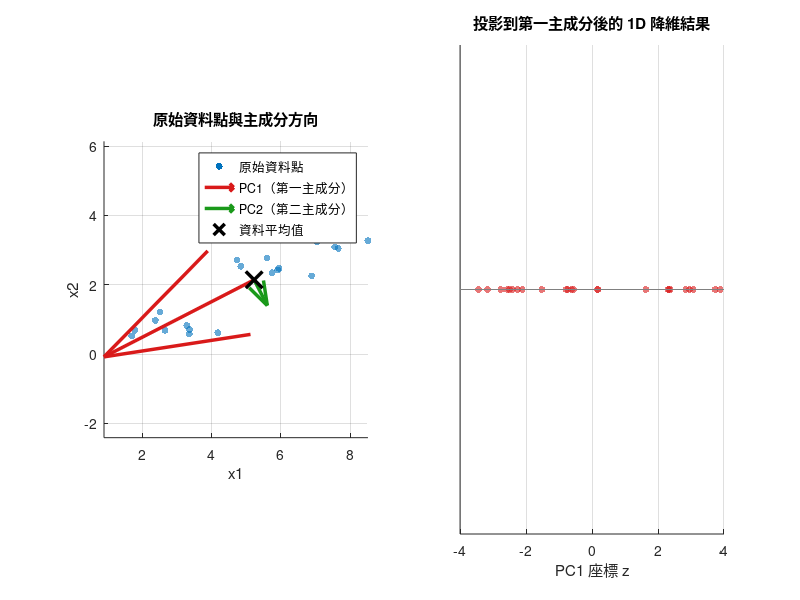
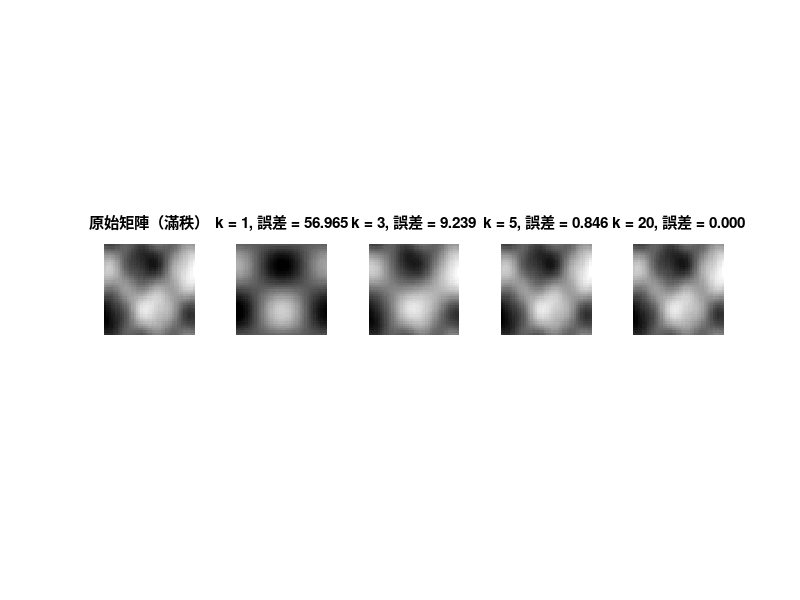

Recreate these plots in MATLAB, in order. (Note: this script raises an error after producing the figures.)
% 注意：本檔案已使用 GNU Octave 10.2 實際執行驗證通過（輸出數值與同章 Python 版本一致）。
% 由於作者端目前沒有正版 MATLAB 授權，尚未在正式 MATLAB 環境中執行過；
% 語法均為標準 MATLAB 語法，理論上可直接執行，但仍建議你在 MATLAB 中重新執行一次以完全確認。
%
% 第 12 章：PCA 與 SVD 實務應用（MATLAB 實作）
%
% 本腳本示範：
%   Part A - 主成分分析 (PCA)
%     1. 建立一組具相關性的 2D 資料（固定數值，避免跨語言亂數種子不同步）
%     2. 資料中心化（減去平均值）
%     3. 計算共變異數矩陣，並用 eig() 對其做特徵分解求主成分方向
%     4. 用 svd() 對中心化資料直接求主成分方向，並與特徵分解結果交叉驗證
%     5. 繪製原始資料點與主成分方向、投影到第一主成分的降維結果
%
%   Part B - SVD 影像/矩陣壓縮
%     1. 用外積組合出一個有明顯圖案的簡單「圖像」矩陣（純公式生成，不依賴外部檔案）
%     2. 用 svd() 對其做奇異值分解
%     3. 用前 k 個奇異值做低秩近似重建，比較不同 k 值的重建誤差與壓縮率
%     4. 繪製原始矩陣與不同 k 值重建結果的視覺化比較
%
% 執行方式：於 MATLAB 中執行 run('ch12_pca_applications.m')
%
% 註：本章刻意不使用 Statistics and Machine Learning Toolbox 的 pca() 函式，
%     而是用 eig() / svd() 手動實作，以維持基礎相容性並凸顯 PCA 的數學原理。
%
% 另註：本檔案採用「function 檔案 + local function」寫法（函式名稱與檔名相同），
% 而非 MATLAB R2016b+ 才支援的「script 檔案內含 local function」寫法，
% 目的是同時相容於 MATLAB 與 GNU Octave。

function ch12_pca_applications()

clear; clc; close all;

%% =======================================================================
%% Part A：主成分分析 (PCA)
%% =======================================================================

%% 1. 建立一組具相關性的 2D 資料
disp('============================================================')
disp('Part A - 1. 建立模擬資料（兩個變數具明顯相關性）')
disp('============================================================')

% 固定寫死的資料點（共 24 筆），x1、x2 兩個變數之間有明顯的正相關，
% 使用固定數值可避免 MATLAB 與 Python 亂數產生器不同步的問題。
X = [
    5.6000, 2.7728;
    7.0471, 3.2368;
    7.6274, 3.5127;
    6.8821, 2.2571;
    3.3609, 0.7150;
    1.7821, 0.6880;
    3.2814, 0.8254;
    4.7303, 2.7144;
    7.1046, 3.4280;
    8.5089, 3.2749;
    5.9077, 2.4288;
    3.3600, 0.5832;
    2.6558, 0.6829;
    2.3770, 0.9734;
    4.8425, 2.5348;
    8.0092, 3.6595;
    7.5516, 3.0885;
    5.9410, 2.4717;
    4.1797, 0.6181;
    1.6943, 0.5246;
    2.5070, 1.2158;
    5.7471, 2.3490;
    7.0794, 3.8068;
    7.6527, 3.0501
];

fprintf('資料矩陣 X 的大小 (n_samples x n_features) = %d x %d\n', size(X, 1), size(X, 2));
disp('X 的前 5 筆樣本：')
disp(X(1:5, :))
fprintf('X 的平均值（中心化前）= [%.4f, %.4f]\n', mean(X, 1));

%% 2. 資料中心化 (centering)
disp('============================================================')
disp('Part A - 2. 資料中心化 (centering)')
disp('============================================================')

X_mean = mean(X, 1);
X_centered = X - X_mean;

fprintf('平均值 mean(X) = [%.4f, %.4f]\n', X_mean);
fprintf('中心化後 X_centered 的平均值（應接近 0）= [%.2e, %.2e]\n', mean(X_centered, 1));

% 註：是否要再除以標準差（做「標準化」）取決於各變數尺度是否相近。
% 本範例兩個變數尺度相近，這裡只做中心化，不做標準差縮放。

%% 3. 共變異數矩陣與特徵分解
disp('============================================================')
disp('Part A - 3. 共變異數矩陣的特徵分解')
disp('============================================================')

n = size(X_centered, 1);
cov_matrix = (X_centered' * X_centered) / (n - 1);
disp('共變異數矩陣 C =')
disp(cov_matrix)

% 用內建 cov() 驗證手算的共變異數矩陣是否正確
cov_matrix_builtin = cov(X_centered);
fprintf('與內建 cov() 計算結果是否一致：%d\n', norm(cov_matrix - cov_matrix_builtin) < 1e-10);

% 對共變異數矩陣做特徵分解：C v = lambda v
% eig() 對「對稱矩陣」回傳的特徵值預設由小到大排序
[eigvecs, eigvals_diag] = eig(cov_matrix);
eigvals = diag(eigvals_diag);

% 依特徵值由大到小重新排序（PCA 習慣把變異量最大的方向排在第一個）
[eigvals_sorted, sort_idx] = sort(eigvals, 'descend');
eigvecs_sorted = eigvecs(:, sort_idx);

fprintf('\n特徵值（由大到小排序）= [%.6f, %.6f]\n', eigvals_sorted);
disp('特徵向量（每一行 column 對應一個主成分方向）=')
disp(eigvecs_sorted)

pc1_eig = eigvecs_sorted(:, 1);
pc2_eig = eigvecs_sorted(:, 2);
fprintf('第一主成分方向 PC1（特徵分解法）= [%.4f, %.4f]\n', pc1_eig);
fprintf('第二主成分方向 PC2（特徵分解法）= [%.4f, %.4f]\n', pc2_eig);

explained_ratio_eig = eigvals_sorted / sum(eigvals_sorted);
fprintf('各主成分解釋的變異量比例 = [%.4f, %.4f]\n', explained_ratio_eig);

%% 4. 用 SVD 重做一次 PCA，並與特徵分解結果交叉驗證
disp('============================================================')
disp('Part A - 4. 用 SVD 重做 PCA，並驗證與特徵分解結果一致')
disp('============================================================')

% 對中心化後的資料矩陣直接做 SVD：X_centered = U * S * V'
[U, S, V] = svd(X_centered, 'econ');
singular_values = diag(S);

% 關鍵關係：共變異數矩陣 C = X_centered' * X_centered / (n-1) = V * diag(S.^2/(n-1)) * V'
% 所以 SVD 的右奇異向量矩陣 V 的每一行 column，就是共變異數矩陣的特徵向量，
% 對應的特徵值 = 奇異值平方 / (n-1)
eigvals_from_svd = (singular_values .^ 2) / (n - 1);

fprintf('SVD 奇異值 S = [%.6f, %.6f]\n', singular_values);
fprintf('由奇異值換算出的特徵值 S^2/(n-1) = [%.6f, %.6f]\n', eigvals_from_svd);
fprintf('與特徵分解求得的特徵值比較       = [%.6f, %.6f]\n', eigvals_sorted);
fprintf('兩者是否一致：%d\n', norm(eigvals_from_svd - eigvals_sorted) < 1e-8);

pc1_svd = V(:, 1);
pc2_svd = V(:, 2);
fprintf('\n第一主成分方向 PC1（SVD 法，未校正正負號）= [%.4f, %.4f]\n', pc1_svd);
fprintf('第一主成分方向 PC1（特徵分解法）           = [%.4f, %.4f]\n', pc1_eig);

% 特徵向量（或奇異向量）的方向在數學上不唯一，可能相差一個正負號
% （v 與 -v 都是同一個特徵值對應的合法特徵向量）。
% 用內積正負號來對齊 v_target 與 v_ref 的方向，方便比較數值是否一致。
if dot(pc1_eig, pc1_svd) < 0
    pc1_svd_aligned = -pc1_svd;
else
    pc1_svd_aligned = pc1_svd;
end
if dot(pc2_eig, pc2_svd) < 0
    pc2_svd_aligned = -pc2_svd;
else
    pc2_svd_aligned = pc2_svd;
end

fprintf('\n校正正負號後的 PC1（SVD 法）= [%.4f, %.4f]\n', pc1_svd_aligned);
fprintf('校正正負號後的 PC2（SVD 法）= [%.4f, %.4f]\n', pc2_svd_aligned);

pc1_match = norm(pc1_eig - pc1_svd_aligned) < 1e-8;
pc2_match = norm(pc2_eig - pc2_svd_aligned) < 1e-8;
fprintf('\nPC1 特徵分解 vs SVD（校正正負號後）是否一致：%d\n', pc1_match);
fprintf('PC2 特徵分解 vs SVD（校正正負號後）是否一致：%d\n', pc2_match);

if pc1_match && pc2_match
    disp('>>> 驗證通過：特徵分解與 SVD 兩種方法求出的主成分方向一致。')
else
    disp('>>> 驗證失敗：兩種方法結果不一致，請檢查計算過程。')
end

%% 5. 投影到第一主成分：資料降維
disp('============================================================')
disp('Part A - 5. 投影到第一主成分（2D -> 1D 降維）')
disp('============================================================')

% 用特徵分解得到的 PC1 方向做投影：z = X_centered * pc1
z_1d = X_centered * pc1_eig;
disp('投影到 PC1 後的 1D 座標 z（前 5 筆）=')
disp(z_1d(1:5))

% 從 1D 座標還原回 2D（近似重建，因為只保留第一主成分，會有資訊損失）
X_reconstructed_1pc = z_1d * pc1_eig' + X_mean;
reconstruction_error = norm(X - X_reconstructed_1pc, 'fro');
fprintf('只用第一主成分重建的 Frobenius 誤差 = %.6f\n', reconstruction_error);
fprintf('原始資料的變異量中，被保留（第一主成分解釋）的比例 = %.4f\n', explained_ratio_eig(1));

%% 6. 繪圖：原始資料點 + 主成分方向 + 投影結果
disp('============================================================')
disp('Part A - 6. 繪製 PCA 圖示')
disp('============================================================')

figure('Position', [100, 100, 1100, 500]);

% 左圖：原始資料點 + 主成分方向
subplot(1, 2, 1);
hold on;
scatter(X(:, 1), X(:, 2), 25, [0 0.447 0.741], 'filled', 'MarkerFaceAlpha', 0.6);

scale = 2.0;
pc1_end = X_mean + scale * sqrt(eigvals_sorted(1)) * pc1_eig';
pc2_end = X_mean + scale * sqrt(eigvals_sorted(2)) * pc2_eig';

quiver(X_mean(1), X_mean(2), pc1_end(1) - X_mean(1), pc1_end(2) - X_mean(2), 0, ...
    'Color', [0.85 0.1 0.1], 'LineWidth', 2.5, 'MaxHeadSize', 0.5);
quiver(X_mean(1), X_mean(2), pc2_end(1) - X_mean(1), pc2_end(2) - X_mean(2), 0, ...
    'Color', [0.1 0.6 0.1], 'LineWidth', 2.5, 'MaxHeadSize', 0.5);
plot(X_mean(1), X_mean(2), 'kx', 'MarkerSize', 12, 'LineWidth', 2.5);

axis equal;
grid on;
xlabel('x1');
ylabel('x2');
title('原始資料點與主成分方向');
legend('原始資料點', 'PC1（第一主成分）', 'PC2（第二主成分）', '資料平均值', 'Location', 'best');

% 右圖：投影到第一主成分後的降維結果（1D 座標，用 0 當作 y 軸方便視覺化）
subplot(1, 2, 2);
hold on;
scatter(z_1d, zeros(size(z_1d)), 25, [0.85 0.1 0.1], 'filled', 'MarkerFaceAlpha', 0.6);
xl_ref = xlim();
plot(xl_ref, [0, 0], 'Color', [0.5 0.5 0.5]);  % x 軸參考線（用 plot 取代 yline，Octave 相容）
grid on;
xlabel('PC1 座標 z');
set(gca, 'YTick', []);
title('投影到第一主成分後的 1D 降維結果');

saveas(gcf, 'pca_projection_matlab.png');
fprintf('已儲存 PCA 圖示至: pca_projection_matlab.png\n');

%% =======================================================================
%% Part B：SVD 影像/矩陣壓縮
%% =======================================================================

%% 1. 用外積組合出一個有明顯圖案的簡單「圖像」矩陣
disp('============================================================')
disp('Part B - 1. 生成有結構的簡單圖像矩陣')
disp('============================================================')

img_size = 40;
coords = linspace(-3, 3, img_size);

% 用幾個「外積」疊加出一個有明顯條紋 + 漸層圖案的矩陣，
% 這種做法本質上就是「低秩結構」：矩陣主要是由少數幾個 rank-1 外積成分組成，
% 因此很適合用來示範 SVD 低秩近似的效果。
pattern_1 = sin(coords)' * cos(coords);                 % 棋盤狀條紋
pattern_2 = exp(-coords.^2 / 4)' * ones(1, img_size);    % 中央亮、邊緣暗的漸層
pattern_3 = ones(img_size, 1) * linspace(-1, 1, img_size); % 水平方向線性漸層
pattern_4 = cos(2 * coords)' * sin(3 * coords);          % 較高頻的細節條紋

% 用固定公式產生「類雜訊」擾動（不用隨機數，確保跨環境結果一致）
[ii, jj] = ndgrid(0:(img_size - 1), 0:(img_size - 1));
pseudo_noise = 0.05 * sin(12.9898 * ii + 78.233 * jj);

image_mat = 3.0 * pattern_1 + 2.0 * pattern_2 + 1.0 * pattern_3 + 0.5 * pattern_4 + pseudo_noise;

fprintf('圖像矩陣形狀 = %d x %d\n', size(image_mat, 1), size(image_mat, 2));
fprintf('圖像矩陣的秩 = %d\n', rank(image_mat));

%% 2. 對圖像矩陣做 SVD
disp('============================================================')
disp('Part B - 2. 對圖像矩陣做 SVD')
disp('============================================================')

[U_img, S_img, V_img] = svd(image_mat, 'econ');
singular_values_img = diag(S_img);

fprintf('U 形狀 = %d x %d; S 對角線長度 = %d; V 形狀 = %d x %d\n', ...
    size(U_img, 1), size(U_img, 2), length(singular_values_img), size(V_img, 1), size(V_img, 2));
disp('前 10 個奇異值 =')
disp(singular_values_img(1:10)')
disp('奇異值快速遞減，代表大部分「能量」集中在前幾個成分中，適合做低秩近似。')

%% 3. 用前 k 個奇異值做低秩近似重建，比較誤差與壓縮率
disp('============================================================')
disp('Part B - 3. 低秩近似重建：比較不同 k 值的誤差與壓縮率')
disp('============================================================')

k_values = [1, 2, 3, 5, 10, 20];
[m, n_cols] = size(image_mat);
full_rank = min(m, n_cols);

errors = zeros(length(k_values), 1);
compression_ratios = zeros(length(k_values), 1);

fprintf('%4s | %16s | %10s | %10s\n', 'k', 'Frobenius誤差', '相對誤差', '壓縮率');
disp(repmat('-', 1, 52))
for idx = 1:length(k_values)
    k = k_values(idx);
    A_k = low_rank_approx(U_img, singular_values_img, V_img, k);
    err = norm(image_mat - A_k, 'fro');
    rel_err = err / norm(image_mat, 'fro');

    % 壓縮率：儲存低秩近似只需存 U_k (m x k)、S_k (k)、V_k (n x k)，
    % 相對於原始 m x n 個元素的比例
    storage_k = k * (m + n_cols + 1);
    storage_full = m * n_cols;
    compression_ratio = storage_k / storage_full;

    errors(idx) = err;
    compression_ratios(idx) = compression_ratio;
    fprintf('%4d | %16.6f | %9.4f%% | %9.4f%%\n', k, err, rel_err * 100, compression_ratio * 100);
end

% 驗證誤差是否隨 k 遞增而單調遞減
is_monotonic_decreasing = all(diff(errors) <= 1e-10);
fprintf('\n');
if is_monotonic_decreasing
    disp('>>> 驗證通過：重建誤差（Frobenius norm）隨 k 增加而單調遞減（或持平）。')
else
    disp('>>> 驗證失敗：重建誤差沒有隨 k 增加而遞減，請檢查計算過程。')
end

% 額外驗證：k = full_rank 時應完全重建（誤差趨近於 0）
A_full = low_rank_approx(U_img, singular_values_img, V_img, full_rank);
full_rank_error = norm(image_mat - A_full, 'fro');
fprintf('k = full_rank (%d) 時的重建誤差 = %.2e（應接近 0）\n', full_rank, full_rank_error);

%% 4. 繪圖：原始矩陣 vs 不同 k 值的重建結果
disp('============================================================')
disp('Part B - 4. 繪製原始矩陣與低秩近似重建結果')
disp('============================================================')

k_to_plot = [1, 3, 5, 20];
vmin = min(image_mat(:));
vmax = max(image_mat(:));

figure('Position', [100, 100, 1400, 320]);
subplot(1, length(k_to_plot) + 1, 1);
imagesc(image_mat, [vmin, vmax]);
axis image off;
colormap(gca, 'gray');
title('原始矩陣（滿秩）');

for idx = 1:length(k_to_plot)
    k = k_to_plot(idx);
    A_k = low_rank_approx(U_img, singular_values_img, V_img, k);
    err = norm(image_mat - A_k, 'fro');

    subplot(1, length(k_to_plot) + 1, idx + 1);
    imagesc(A_k, [vmin, vmax]);
    axis image off;
    colormap(gca, 'gray');
    title(sprintf('k = %d, 誤差 = %.3f', k, err));
end

saveas(gcf, 'svd_compression_matlab.png');
fprintf('已儲存 SVD 低秩近似比較圖至: svd_compression_matlab.png\n');

% 額外繪製「誤差 vs k」的折線圖，直觀呈現遞減趨勢
figure('Position', [100, 100, 600, 450]);
plot(k_values, errors, '-o', 'Color', [0.49 0.18 0.56], 'LineWidth', 1.5, 'MarkerFaceColor', [0.49 0.18 0.56]);
grid on;
xlabel('保留的奇異值個數 k');
ylabel('Frobenius 誤差 ||A - A_k||_F');
title('重建誤差（Frobenius norm）隨 k 增加而遞減');
saveas(gcf, 'svd_error_curve_matlab.png');
fprintf('已儲存誤差遞減曲線圖至: svd_error_curve_matlab.png\n');

fprintf('\n全部範例執行完畢。\n');

end % ch12_pca_applications（主函式結束）

%% =======================================================================
%% 本地函式定義
%% =======================================================================

function A_k = low_rank_approx(U, s, V, k)
    % 用前 k 個奇異值/奇異向量重建矩陣 A_k = U_k * diag(s_k) * V_k'
    A_k = U(:, 1:k) * diag(s(1:k)) * V(:, 1:k)';
end
